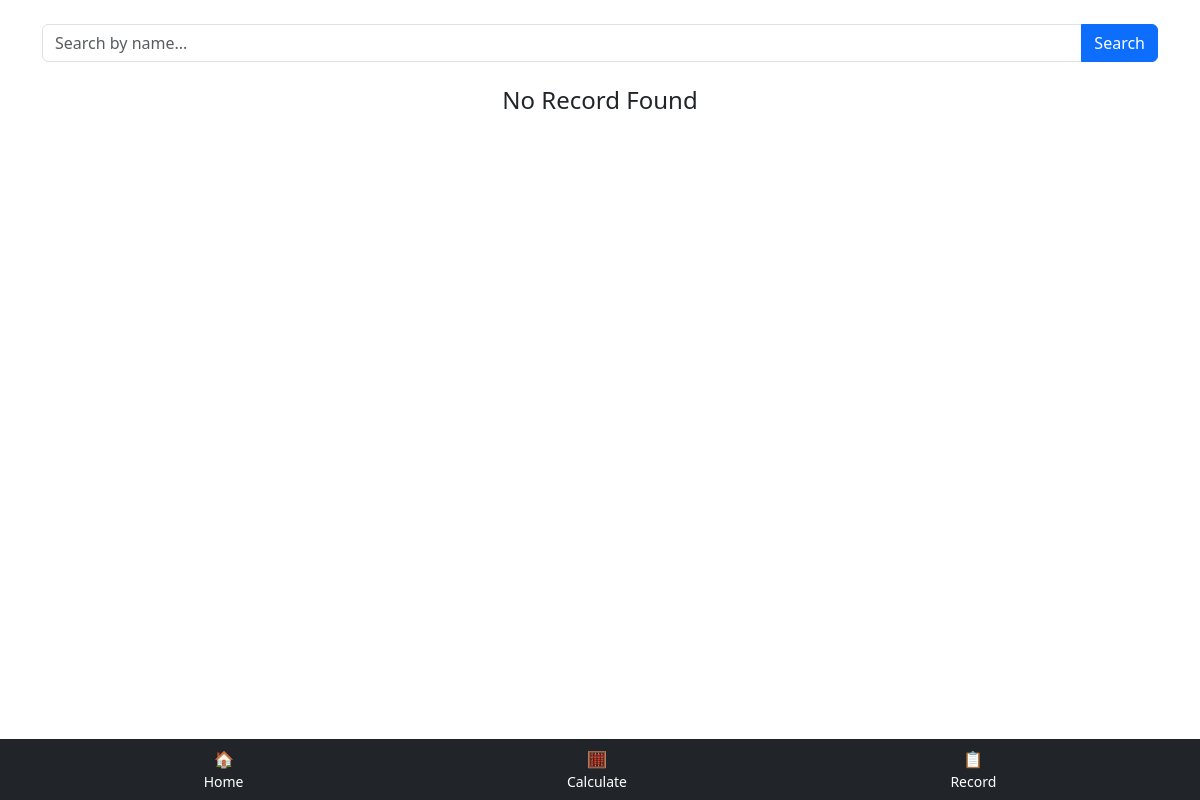
The page /recode/ on the database as committed earlier.
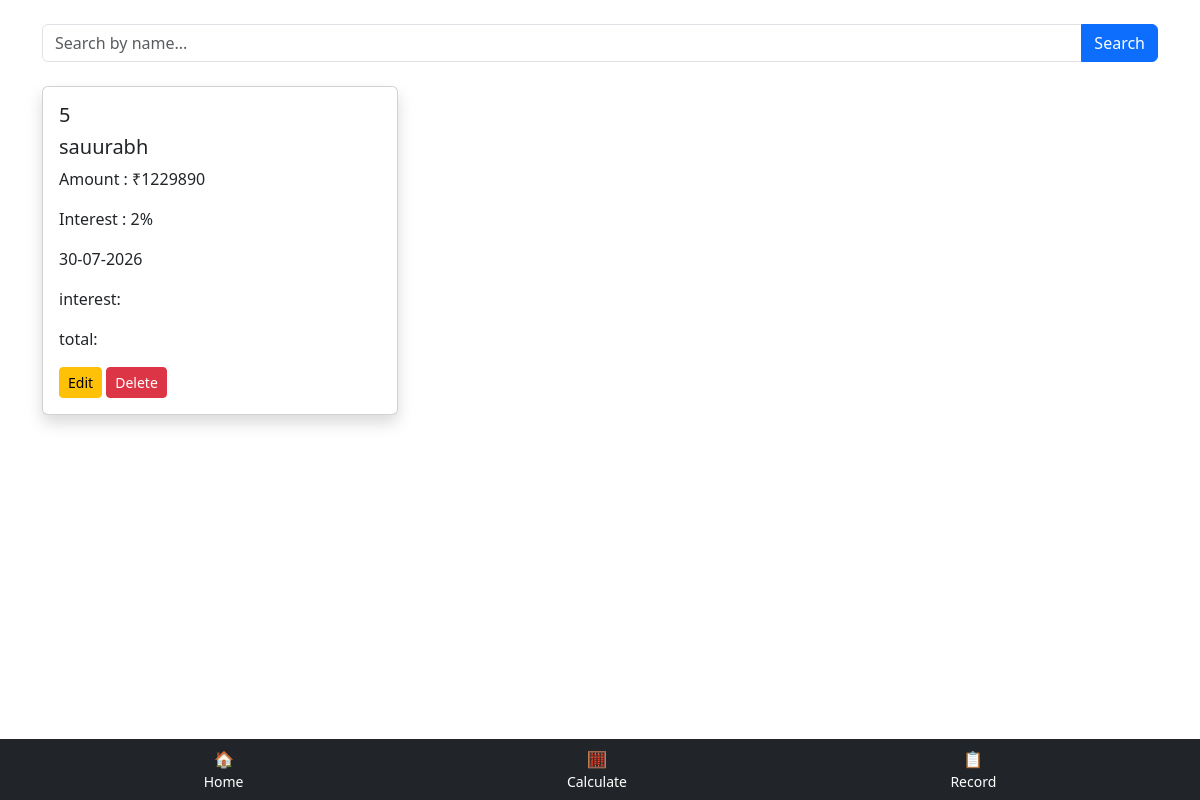
The same page on the database as committed later.
### api/models.py (models this page shows, shortened)
class Home(models.Model):
     name=models.CharField(max_length=100)
     amount=models.IntegerField()
     interest_rate=models.IntegerField()
     date=models.DateTimeField(auto_now=True)

### mypro/front_views.py (the view)
# urls.py: path('recode/',front_views.recode,name='recode'),
def recode(request):
     records=Home.objects.all()
     return render(request,'recode.html',{'records':records})

### template/recode.html
<link href="https://cdn.jsdelivr.net/npm/bootstrap@5.3.3/dist/css/bootstrap.min.css" rel="stylesheet">
{% include 'navbar.html' %}
<div class="container mt-4">
    <form method="GET" action="{% url 'search_record' %}" class="mb-4">
    <div class="input-group">
        <input
            type="text"
            class="form-control"
            name="search"
            placeholder="Search by name..."
            value="{{ request.GET.search }}"
        >
        <button class="btn btn-primary" type="submit">
            Search
        </button>
    </div>
</form>
    <div class="row">
        {% for record in records %}
        <div class="col-md-4 mb-4">
            <div class="card shadow">
                <div class="card-body">
                    <h5>{{ record.id }}</h5>
                    <h5>{{ record.name }}</h5>
                    <p>Amount : ₹{{ record.amount }}</p>
                    <p>Interest : {{ record.interest_rate }}%</p>
                    <p>{{ record.date|date:"d-m-Y" }}</p>
                    <p>interest:</p>
                    <p>total:</p>
                    <a href="{% url 'edit' record.id %}" class="btn btn-warning btn-sm">Edit</a>
                    <a href="{% url 'delete' record.id %}" class="btn btn-danger btn-sm"
                       onclick="return confirm('Kya aap sach mein delete karna chahte ho?');">Delete</a>
                </div>
            </div>
        </div>
        {% empty %}
        <h4 class="text-center">No Record Found</h4>
        {% endfor %}
    </div>
</div>
{% include 'navbar.html' %}

### template/navbar.html
{% load static %}
<nav class="navbar navbar-dark bg-dark fixed-bottom">
    <div class="container d-flex justify-content-around">
        <a href="{% url 'home' %}" class="text-white text-decoration-none text-center">
            <div>🏠</div>
            <small>Home</small>
        </a>
        <a href="{% url 'calculate' %}" class="text-white text-decoration-none text-center">
            <div>🧮</div>
            <small>Calculate</small>
        </a>
        <a href="{% url 'recode' %}" class="text-white text-decoration-none text-center">
            <div>📋</div>
            <small>Record</small>
        </a>
    </div>
</nav>

Rows that differ between the two databases and show on the page:
added Home: id "5", name "sauurabh", amount "1229890", interest_rate "2", date "30-07-2026"
Other text that changed with them:
text no longer shown: "No Record Found"
